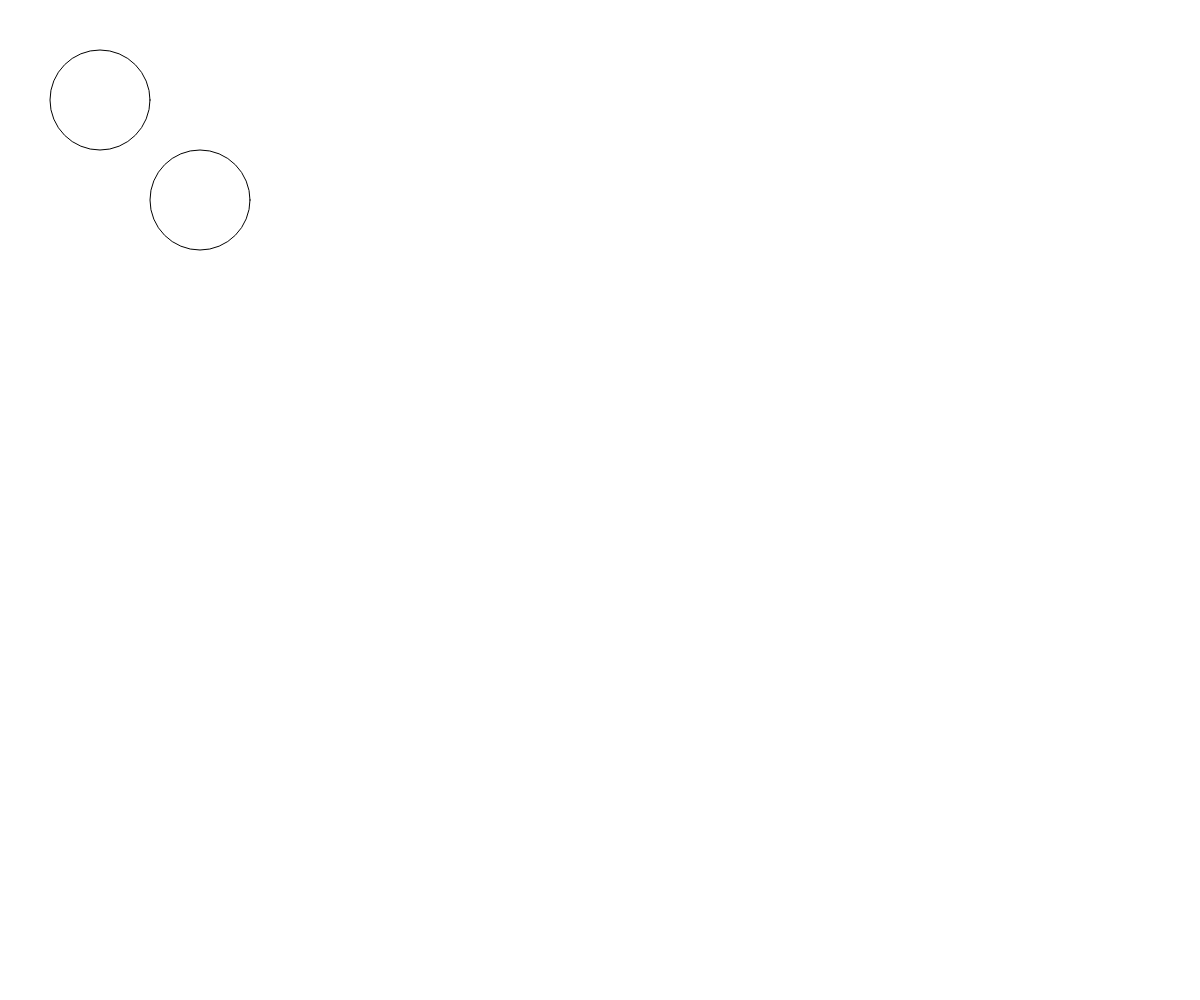
Frame 1 (no input)
Frame 60 (no input): identical to frame 1, image omitted
Frame 120 (the mouse pressed at the canvas centre since frame 60): identical to frame 1, image omitted

The p5.js sketch that drew this single still picture (run headless with seeded random() and noise() and a simulated clock; from frame 60 on, the mouse is pressed at the canvas centre):

// p5.js sketch
// ── sketch.js
const canvasWidth = window.innerWidth;
const canvasHeight = window.innerHeight; 

function setup() {
    createCanvas(canvasWidth, canvasHeight);
    circle(data.x, data.y, data.d);
    circle(data1.x, data1.y, data1.d);
}

const data = {
    x: 100,
    y: 100,
    d: 100,
    color: 'white'
}
const data1 = {
    x: 200,
    y: 200,
    d: 100,
    color: 'white'
}

let activeShape = data;

function mouseClicked () {
    
  
}
// Always running: 
function draw() {
    clear ();
    fill(data.color);
    circle(data.x, data.y, data.d); // where this draws
    circle(data1.x, data1.y, data1.d);
}

function mouseDragged() {
    let distance = dist(data.x, data.y, mouseX, mouseY);
    console.log(distance, data.x, data.y, mouseX, mouseY);
    if ( distance < data.d/2) {
        activeShape = data;
    } else {
        activeShape = data1;
    }
   
    activeShape.x = mouseX;
    activeShape.y = mouseY;
    
    
    // let d = dist(data.x, data.y, mouseX, mouseY);
    // if (d < data.d/2 || data.color == 'red') {
    //     data.color = 'red';
    //     data.x = mouseX;
    //     data.y = mouseY;
    // } 
}

function mouseReleased() {
    // data.color = 'white';
}


    
